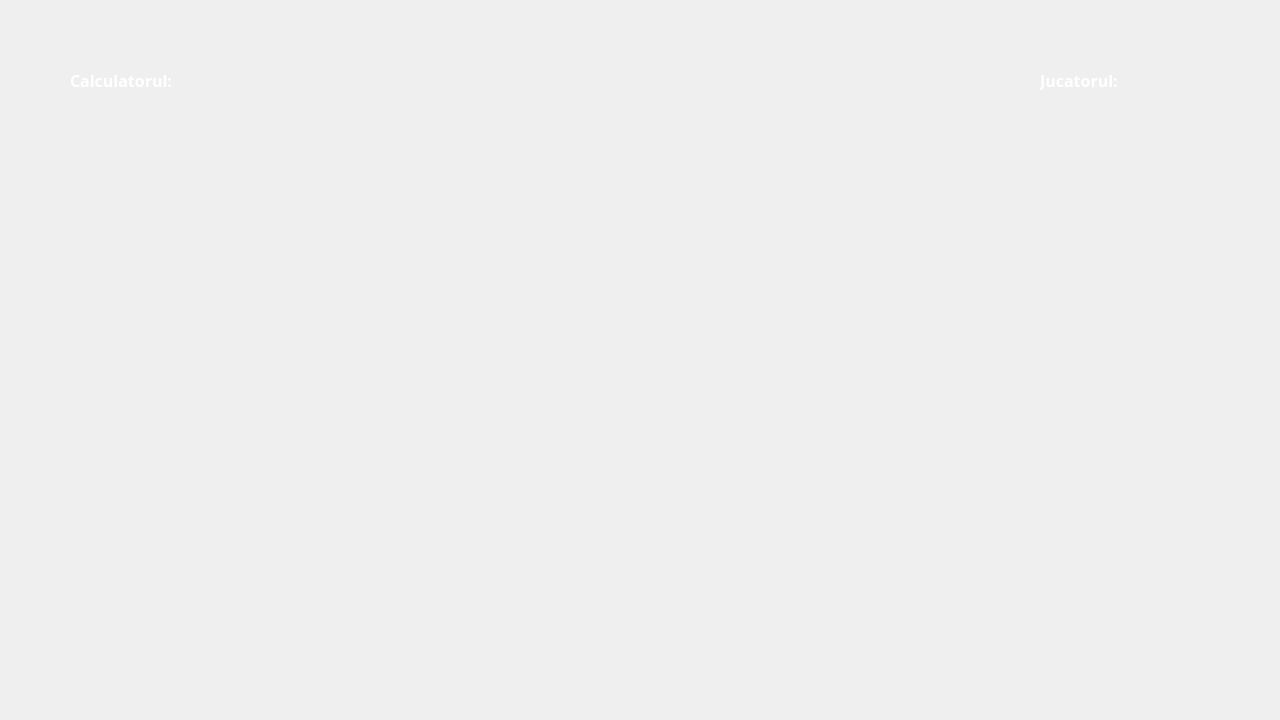
<?xml version="1.0" encoding="UTF-8"?>
<ui version="4.0">
 <class>MainWindow</class>
 <widget class="QMainWindow" name="MainWindow">
  <property name="enabled">
   <bool>true</bool>
  </property>
  <property name="geometry">
   <rect>
    <x>0</x>
    <y>0</y>
    <width>1280</width>
    <height>720</height>
   </rect>
  </property>
  <property name="windowTitle">
   <string>MainWindow</string>
  </property>
  <property name="styleSheet">
   <string notr="true">QWidget#centralwidget
{
	background-image: url(:/BGHD/BgHD.png);
}</string>
  </property>
  <widget class="QWidget" name="centralwidget">
   <widget class="QLabel" name="label">
    <property name="geometry">
     <rect>
      <x>80</x>
      <y>560</y>
      <width>251</width>
      <height>81</height>
     </rect>
    </property>
    <property name="cursor">
     <cursorShape>PointingHandCursor</cursorShape>
    </property>
    <property name="styleSheet">
     <string notr="true">image: url(:/mmenu/Mmenu.png);</string>
    </property>
    <property name="text">
     <string/>
    </property>
   </widget>
   <widget class="QLabel" name="computer_score_lb">
    <property name="geometry">
     <rect>
      <x>70</x>
      <y>60</y>
      <width>181</width>
      <height>41</height>
     </rect>
    </property>
    <property name="font">
     <font>
      <family>Open Sans</family>
      <pointsize>12</pointsize>
      <weight>75</weight>
      <bold>true</bold>
     </font>
    </property>
    <property name="styleSheet">
     <string notr="true">color: rgb(255, 255, 255);</string>
    </property>
    <property name="text">
     <string>Calculatorul:</string>
    </property>
   </widget>
   <widget class="QLabel" name="player_score_lb">
    <property name="geometry">
     <rect>
      <x>1040</x>
      <y>60</y>
      <width>141</width>
      <height>41</height>
     </rect>
    </property>
    <property name="font">
     <font>
      <family>Open Sans</family>
      <pointsize>12</pointsize>
      <weight>75</weight>
      <bold>true</bold>
     </font>
    </property>
    <property name="styleSheet">
     <string notr="true">color: rgb(255, 255, 255);</string>
    </property>
    <property name="text">
     <string>Jucatorul:</string>
    </property>
   </widget>
  </widget>
 </widget>
 <resources>
  <include location="img/BGHD.qrc"/>
  <include location="img/mmenu.qrc"/>
  <include location="img/quit.qrc"/>
  <include location="img/Start.qrc"/>
  <include location="img/Logo.qrc"/>
 </resources>
 <connections/>
</ui>
